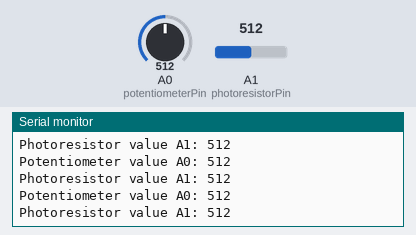
Simulated run of this sketch. Board: Arduino Uno, built with avr-gcc and run on an emulated ATmega328P. Parts: the last lines printed to the serial monitor. The test bench sets the inputs (shaded band); at power-on: A0 (potentiometerPin) = 512, A1 (photoresistorPin) = 512.

Above: at 1.3 s.
1.4 s: A0 (potentiometerPin) set to 716
At 1.82 s:
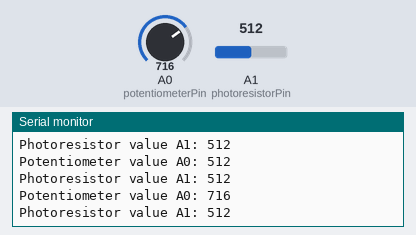
2.9 s: A1 (photoresistorPin) set to 716
At 3.33 s:
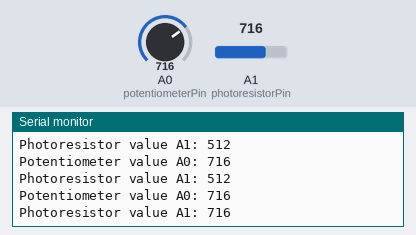
4.4 s: A0 (potentiometerPin) set to 900
At 4.83 s:
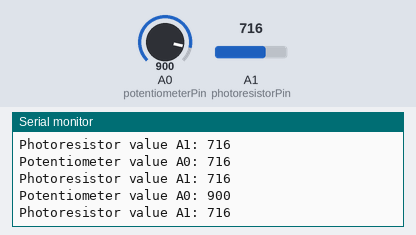
5.9 s: A1 (photoresistorPin) set to 900
At 6.33 s:
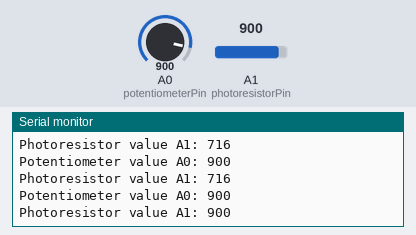
Timing chart, 0 to 8.4 s (numbered marks = the images above; inputs shaded):
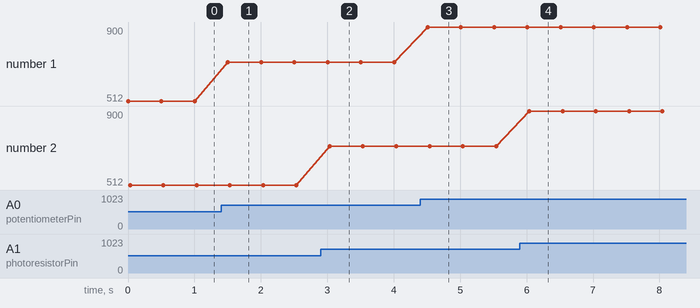

The sketch:

code_P1.ino
```cpp
const int potentiometerPin = A0;
const int photoresistorPin = A1;


void setup() {
    Serial.begin(9600);
}


void loop() {
    int potentiometerValue = analogRead(potentiometerPin);
    int photoresistorValue = analogRead(photoresistorPin);

    Serial.print("Potentiometer value A0: ");
    Serial.println(potentiometerValue);
    Serial.print("Photoresistor value A1: ");
    Serial.println(photoresistorValue);
    Serial.println();

    delay(500);
}
```

Measured:
- after the input at 1.4 s, the serial monitor: prints a new line after 0.10 s (image 1)
- after the input at 2.9 s, the serial monitor: prints a new line after 0.14 s (image 2)
- after the input at 4.4 s, the serial monitor: prints a new line after 0.11 s (image 3)
- after the input at 5.9 s, the serial monitor: prints a new line after 0.14 s (image 4)
- plotted number 1: 512 → 716 after the input at 1.4 s, 716 → 900 after the input at 4.4 s
